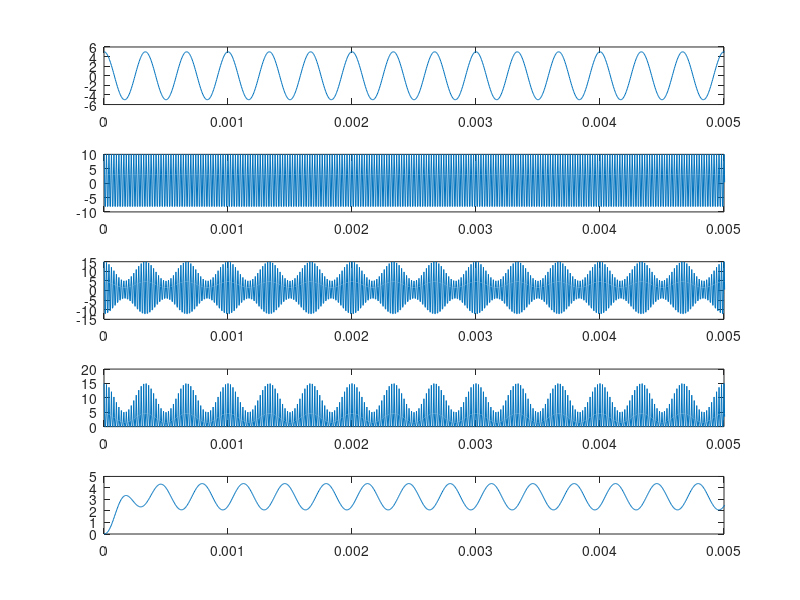

This chart was generated by the following MATLAB code:
clc; clear all; close all;

fc = 50000;
fm = 3000;
fs = 5*fc;
t = 0:1/fs:1;
am = 5;
ac = 10;

%mod
m = am*cos(2*pi*fm*t);
c = ac*cos(2*pi*fc*t);
s= (ac + m) .* cos(2*pi*fc*t);
st = [];
%demod
for(i = 1:length(s))
  if(s(i)<0)
    st(i) = 0;
  else
    st(i) = s(i);
   end
end
rt = abs(st);
[b a] = butter(3,(2*fm)/fs);
dout = filter(b,a,rt);

%plot
subplot(5,1,1); plot(t,m);xlim([0 0.005]);
subplot(5,1,2); plot(t,c);xlim([0 0.005]);
subplot(5,1,3); plot(t,s);xlim([0 0.005]);
subplot(5,1,4); plot(t,rt);xlim([0 0.005]);
subplot(5,1,5); plot(t,dout);xlim([0 0.005]);